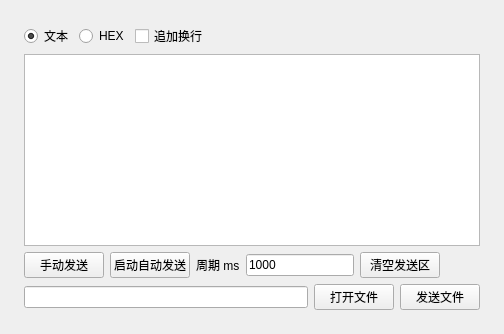
<?xml version="1.0" encoding="UTF-8"?>
<ui version="4.0">
 <class>SendPage</class>
 <widget class="QWidget" name="SendPage">
  <layout class="QVBoxLayout" name="verticalLayout">
   <property name="leftMargin"><number>24</number></property><property name="topMargin"><number>24</number></property><property name="rightMargin"><number>24</number></property><property name="bottomMargin"><number>24</number></property>
   <item><layout class="QHBoxLayout" name="modeLayout"><item><widget class="QRadioButton" name="textModeRadioButton"><property name="text"><string>文本</string></property><property name="checked"><bool>true</bool></property></widget></item><item><widget class="QRadioButton" name="hexModeRadioButton"><property name="text"><string>HEX</string></property></widget></item><item><widget class="QCheckBox" name="appendNewlineCheckBox"><property name="text"><string>追加换行</string></property></widget></item><item><spacer name="modeSpacer"><property name="orientation"><enum>Qt::Horizontal</enum></property><property name="sizeHint"><size><width>40</width><height>20</height></size></property></spacer></item></layout></item>
   <item><widget class="QTextEdit" name="sendTextEdit"/></item>
   <item><layout class="QHBoxLayout" name="actionLayout"><item><widget class="QPushButton" name="sendButton"><property name="text"><string>手动发送</string></property></widget></item><item><widget class="QPushButton" name="autoButton"><property name="text"><string>启动自动发送</string></property></widget></item><item><widget class="QLabel" name="intervalLabel"><property name="text"><string>周期 ms</string></property></widget></item><item><widget class="QLineEdit" name="intervalLineEdit"><property name="maximumSize"><size><width>120</width><height>16777215</height></size></property><property name="text"><string>1000</string></property></widget></item><item><widget class="QPushButton" name="clearButton"><property name="text"><string>清空发送区</string></property></widget></item><item><spacer name="actionSpacer"><property name="orientation"><enum>Qt::Horizontal</enum></property><property name="sizeHint"><size><width>40</width><height>20</height></size></property></spacer></item></layout></item>
   <item><layout class="QHBoxLayout" name="fileLayout"><item><widget class="QLineEdit" name="filePathLineEdit"><property name="readOnly"><bool>true</bool></property></widget></item><item><widget class="QPushButton" name="openFileButton"><property name="text"><string>打开文件</string></property></widget></item><item><widget class="QPushButton" name="sendFileButton"><property name="text"><string>发送文件</string></property></widget></item></layout></item>
  </layout>
 </widget>
 <resources/><connections/>
</ui>
